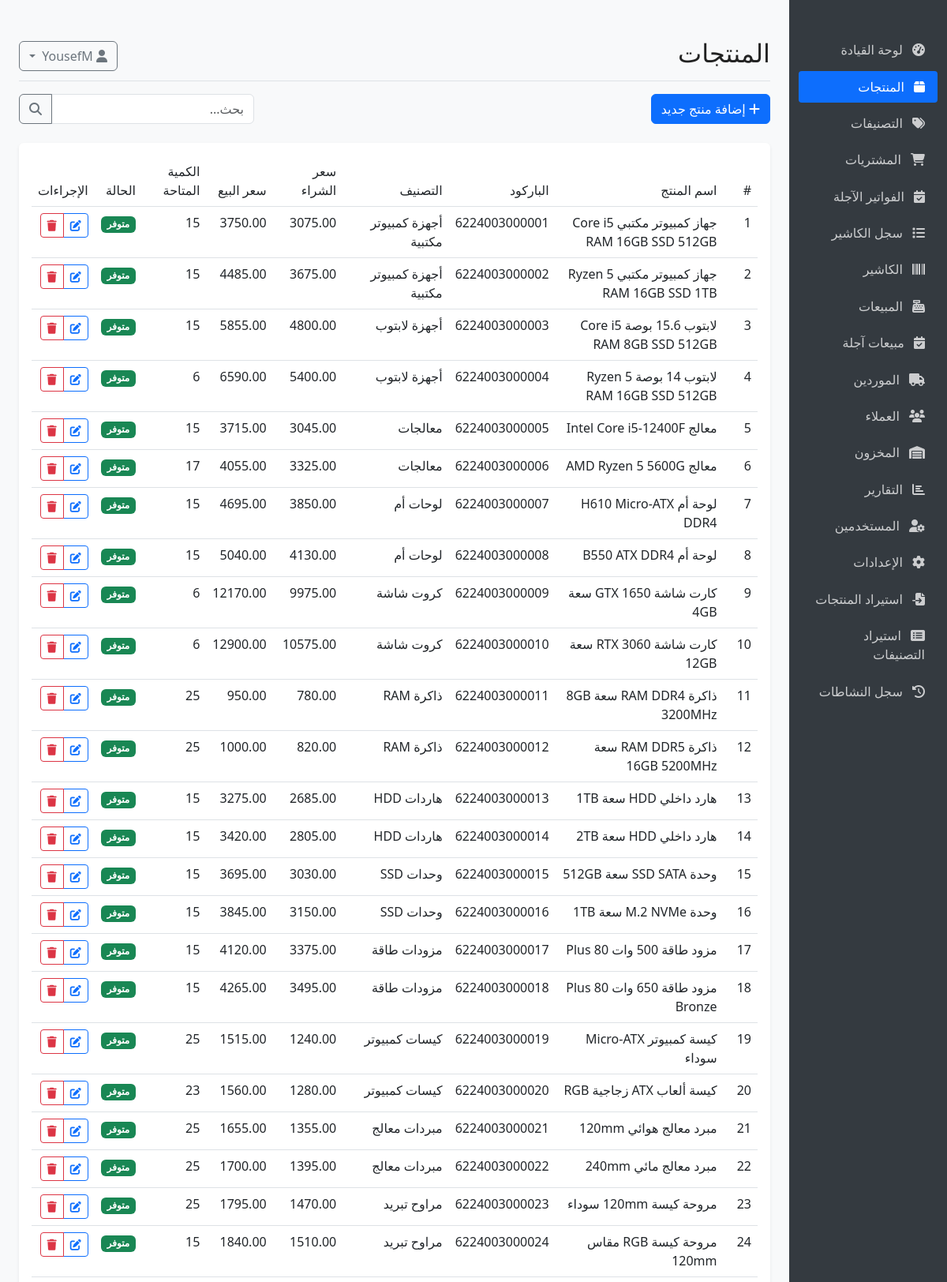
/products (signed in, upper part), run on the app's committed database.
### models.py (models this page shows, shortened)
class User(db.Model, UserMixin):
    __tablename__ = 'users'
    id = db.Column(db.Integer, primary_key=True)
    username = db.Column(db.String(64), unique=True, nullable=False)
    email = db.Column(db.String(120), unique=True, nullable=False)
    password_hash = db.Column(db.String(128), nullable=False)
    full_name = db.Column(db.String(100), nullable=True)
    role = db.Column(db.String(20), default='user')  # admin, user
    is_active = db.Column(db.Boolean, default=True)
    created_at = db.Column(db.DateTime, default=datetime.utcnow)

class Product(db.Model):
    __tablename__ = 'products'
    id = db.Column(db.Integer, primary_key=True)
    name = db.Column(db.String(100), nullable=False)
    description = db.Column(db.Text, nullable=True)
    barcode = db.Column(db.String(50), unique=True, nullable=True)
    sku = db.Column(db.String(50), unique=True, nullable=True)
    purchase_price = db.Column(db.Float, nullable=False, default=0)
    sale_price = db.Column(db.Float, nullable=False, default=0)
    min_quantity = db.Column(db.Integer, default=0)
    category_id = db.Column(db.Integer, db.ForeignKey('categories.id'), nullable=True)
    created_at = db.Column(db.DateTime, default=datetime.utcnow)
    updated_at = db.Column(db.DateTime, default=datetime.utcnow, onupdate=datetime.utcnow)
    inventory = db.relationship('Inventory', backref='product', uselist=False, lazy=True)
    purchase_items = db.relationship('PurchaseItem', backref='product', lazy=True)
    sale_items = db.relationship('SaleItem', backref='product', lazy=True)

class Category(db.Model):
    __tablename__ = 'categories'
    id = db.Column(db.Integer, primary_key=True)
    name = db.Column(db.String(100), nullable=False)
    description = db.Column(db.Text, nullable=True)
    notes = db.Column(db.Text, nullable=True)
    products = db.relationship('Product', backref='category', lazy=True)

class Inventory(db.Model):
    __tablename__ = 'inventory'
    id = db.Column(db.Integer, primary_key=True)
    product_id = db.Column(db.Integer, db.ForeignKey('products.id'), nullable=False, unique=True)
    quantity = db.Column(db.Integer, nullable=False, default=0)
    last_updated = db.Column(db.DateTime, default=datetime.utcnow, onupdate=datetime.utcnow)

### app.py (the view)
@app.route('/products')
@login_required
def products():
    products = Product.query.all()
    return render_template('products/index.html', products=products)

### app.py (called while the page is built)
@login_manager.user_loader
def load_user(user_id):
    return User.query.get(int(user_id))

@app.context_processor
def inject_settings():
    from models import Setting
    settings = {s.key: s.value for s in Setting.query.all()}
    return dict(settings=settings)

### templates/products/index.html (shortened to what this page needs)
{% extends "base.html" %}
{% block header %}المنتجات{% endblock %}
{% block content %}
<div class="d-flex justify-content-between align-items-center mb-4">
    <div>
        {% if current_user.role == 'admin' %}
        <a href="{{ url_for('add_product') }}" class="btn btn-primary">
            <i class="fas fa-plus"></i> إضافة منتج جديد
        </a>
        {% endif %}
    </div>
    <div class="d-flex">
        <div class="input-group">
            <input type="text" id="searchInput" class="form-control" placeholder="بحث...">
            <button class="btn btn-outline-secondary" type="button">
                <i class="fas fa-search"></i>
            </button>
        </div>
    </div>
</div>
<div class="card">
    <div class="card-body">
        <div class="table-responsive">
            <table class="table table-hover" id="productsTable">
                <thead>
                    <tr>
                        <th>#</th>
                        <th>اسم المنتج</th>
                        <th>الباركود</th>
                        <th>التصنيف</th>
                        <th>سعر الشراء</th>
                        <th>سعر البيع</th>
                        <th>الكمية المتاحة</th>
                        <th>الحالة</th>
                        <th>الإجراءات</th>
                    </tr>
                </thead>
                <tbody>
                    {% for product in products %}
                    <tr>
                        <td>{{ loop.index }}</td>
                        <td>{{ product.name }}</td>
                        <td>{{ product.barcode or '-' }}</td>
                        <td>{{ product.category.name if product.category else 'بدون تصنيف' }}</td>
                        {% if current_user.role == 'admin' %}
                        <td>{{ "%.2f"|format(product.purchase_price) }}</td>
                        {% else %}
                        <td>-</td>
                        {% endif %}
                        <td>{{ "%.2f"|format(product.sale_price) }}</td>
                        <td>{{ product.inventory.quantity if product.inventory else 0 }}</td>
                        <td>
                            {% if product.inventory and product.inventory.quantity <= 0 %}
                            <span class="badge bg-danger">نفذت الكمية</span>
                            {% elif product.inventory and product.inventory.quantity <= product.min_quantity %}
                            <span class="badge bg-warning">منخفضة</span>
                            {% else %}
                            <span class="badge bg-success">متوفر</span>
                            {% endif %}
                        </td>
                        <td>
                            {% if current_user.role == 'admin' %}
                            <div class="btn-group">
                                <a href="{{ url_for('edit_product', id=product.id) }}" class="btn btn-sm btn-outline-primary">
                                    <i class="fas fa-edit"></i>
                                </a>
                                <button type="button" class="btn btn-sm btn-outline-danger" data-bs-toggle="modal" data-bs-target="#deleteModal{{ product.id }}">
                                    <i class="fas fa-trash"></i>
                                </button>
                            </div>
                            {% endif %}
                        </td>
                    </tr>
                    {% else %}
                    <tr>
                        <td colspan="9" class="text-center">لا توجد منتجات</td>
                    </tr>
                    {% endfor %}
                </tbody>
            </table>
        </div>
    </div>
</div>
{% endblock %}

### templates/base.html (shortened to what this page needs)
<!DOCTYPE html>
<html lang="ar" dir="rtl">
<head>
    <link rel="stylesheet" href="https://cdn.jsdelivr.net/npm/bootstrap@5.3.0/dist/css/bootstrap.rtl.min.css">
    <link rel="stylesheet" href="https://cdnjs.cloudflare.com/ajax/libs/font-awesome/6.4.0/css/all.min.css">
    <link id="theme-style" rel="stylesheet" href="{{ url_for('static', filename='css/' + (settings.get('theme', 'light') if settings else 'light') + '.css') }}">
</head>
<body>
    <div class="container-fluid">
        <div class="row">
            <div class="col-md-3 col-lg-2 d-md-block sidebar collapse">
                <div class="position-sticky pt-3">
                                        <ul class="nav flex-column">
                        <li class="nav-item">
                            <a class="nav-link {% if request.path == url_for('index') %}active{% endif %}" href="{{ url_for('index') }}">
                                <i class="fas fa-tachometer-alt"></i> لوحة القيادة
                            </a>
                        </li>
                        <li class="nav-item">
                            <a class="nav-link {% if request.path.startswith(url_for('products')) %}active{% endif %}" href="{{ url_for('products') }}">
                                <i class="fas fa-box"></i> المنتجات
                            </a>
                        </li>
                        <li class="nav-item">
                            <a class="nav-link {% if request.path.startswith(url_for('categories')) %}active{% endif %}" href="{{ url_for('categories') }}">
                                <i class="fas fa-tags"></i> التصنيفات
                            </a>
                        </li>
                        {% if current_user.role == 'admin' %}
                        <li class="nav-item">
                            {% set purchases_path = url_for('purchases') %}
                            {% set purchases_due_path = url_for('purchases_due') %}
                            <a class="nav-link {% if request.path.startswith(purchases_path) and not request.path.startswith(purchases_due_path) %}active{% endif %}" href="{{ purchases_path }}">
                                <i class="fas fa-shopping-cart"></i> المشتريات
                            </a>
                        </li>
                        <li class="nav-item">
                            <a class="nav-link {% if request.path.startswith(url_for('purchases_due')) %}active{% endif %}" href="{{ url_for('purchases_due') }}">
                                <i class="fas fa-calendar-check"></i> الفواتير الآجلة
                            </a>
                        </li>
                        <li class="nav-item">
                            <a class="nav-link {% if request.path.startswith(url_for('cashier_logs')) %}active{% endif %}" href="{{ url_for('cashier_logs') }}">
                                <i class="fas fa-list"></i> سجل الكاشير
                            </a>
                        </li>
                        {% endif %}
                        {% if current_user.role in ['cashier', 'admin'] %}
                        <li class="nav-item">
                            <a class="nav-link {% if request.path.startswith(url_for('cashier_pos')) %}active{% endif %}" href="{{ url_for('cashier_pos') }}">
                                <i class="fas fa-barcode"></i> الكاشير
                            </a>
                        </li>
                        {% endif %}
                        <li class="nav-item">
                            {% set sales_path = url_for('sales') %}
                            {% set sales_due_path = url_for('sales_due') %}
                            <a class="nav-link {% if request.path.startswith(sales_path) and not request.path.startswith(sales_due_path) %}active{% endif %}" href="{{ sales_path }}">
                                <i class="fas fa-cash-register"></i> المبيعات
                            </a>
                        </li>
                        {% if current_user.role == 'admin' %}
                        <li class="nav-item">
                            <a class="nav-link {% if request.path.startswith(url_for('sales_due')) %}active{% endif %}" href="{{ url_for('sales_due') }}">
                                <i class="fas fa-calendar-check"></i> مبيعات آجلة
                            </a>
                        </li>
                        {% endif %}
                        <li class="nav-item">
                            <a class="nav-link {% if request.path.startswith(url_for('suppliers')) %}active{% endif %}" href="{{ url_for('suppliers') }}">
                                <i class="fas fa-truck"></i> الموردين
                            </a>
                        </li>
                        <li class="nav-item">
                            <a class="nav-link {% if request.path.startswith(url_for('customers')) %}active{% endif %}" href="{{ url_for('customers') }}">
                                <i class="fas fa-users"></i> العملاء
                            </a>
                        </li>
                        <li class="nav-item">
                            <a class="nav-link {% if request.path.startswith(url_for('inventory')) %}active{% endif %}" href="{{ url_for('inventory') }}">
                                <i class="fas fa-warehouse"></i> المخزون
                            </a>
                        </li>
                        <li class="nav-item">
                            <a class="nav-link {% if request.path.startswith(url_for('reports')) %}active{% endif %}" href="{{ url_for('reports') }}">
                                <i class="fas fa-chart-bar"></i> التقارير
                            </a>
                        </li>
                        {% if current_user.role == 'admin' %}
                        <li class="nav-item">
                            <a class="nav-link {% if request.path.startswith(url_for('users')) %}active{% endif %}" href="{{ url_for('users') }}">
                                <i class="fas fa-user-cog"></i> المستخدمين
                            </a>
                        </li>
                        <li class="nav-item">
                            <a class="nav-link {% if request.path.startswith(url_for('settings')) %}active{% endif %}" href="{{ url_for('settings') }}">
                                <i class="fas fa-cog"></i> الإعدادات
                            </a>
                        </li>
                        <li class="nav-item">
                            <a class="nav-link {% if request.path.startswith(url_for('catalog_import')) %}active{% endif %}" href="{{ url_for('catalog_import') }}">
                                <i class="fas fa-file-import"></i> استيراد المنتجات
                            </a>
                        </li>
                        <li class="nav-item">
                            <a class="nav-link {% if request.path.startswith(url_for('category_catalog_import')) %}active{% endif %}" href="{{ url_for('category_catalog_import') }}">
                                <i class="fas fa-list-alt"></i> استيراد التصنيفات
                            </a>
                        </li>
                        <li class="nav-item">
                            <a class="nav-link {% if request.path.startswith(url_for('activity')) %}active{% endif %}" href="{{ url_for('activity') }}">
                                <i class="fas fa-history"></i> سجل النشاطات
                            </a>
                        </li>
                        {% endif %}
                    </ul>
                </div>
            </div>
            <main class="col-md-9 ms-sm-auto col-lg-10 px-md-4 main-content">
                <div class="d-flex justify-content-between flex-wrap flex-md-nowrap align-items-center pt-3 pb-2 mb-3 border-bottom">
                    <h1 class="h2">{% block header %}{% endblock %}</h1>
                    <div class="btn-toolbar mb-2 mb-md-0">
                        <div class="dropdown">
                            <button class="btn btn-outline-secondary dropdown-toggle" type="button" id="userDropdown" data-bs-toggle="dropdown" aria-expanded="false">
                                <i class="fas fa-user"></i>
                                {{ current_user.username }}
                            </button>
                        </div>
                    </div>
                </div>
                {% block content %}{% endblock %}
            </main>
        </div>
    </div>
</body>
</html>

### static/css/light.css (style rules this page uses)
body { background: #fff; color: #222; }
.card, .table { background: #fff; color: #222; }
.navbar, .sidebar { background: #f8f9fa; color: #222; }

### templates/base.html (style rules this page uses)
body { font-family: 'Segoe UI', Tahoma, Geneva, Verdana, sans-serif; background-color: #f8f9fa; }
.sidebar { min-height: 100vh; background-color: #343a40; color: #fff; }
.sidebar .nav-link { color: rgba(255, 255, 255, 0.75); padding: 0.5rem 1rem; margin: 0.2rem 0; border-radius: 0.25rem; }
.sidebar .nav-link.active { color: #fff; background-color: #0d6efd; }
.sidebar .nav-link i { margin-left: 0.5rem; }
.main-content { padding: 2rem; }
.card { margin-bottom: 1.5rem; border: none; box-shadow: 0 0.125rem 0.25rem rgba(0, 0, 0, 0.075); }
.table th { font-weight: 500; }

### data on the page
User: username "YousefM"
Product: name "جهاز كمبيوتر مكتبي Core i5 RAM 16GB SSD 512GB", barcode "6224003000001", category "أجهزة كمبيوتر مكتبية", purchase_price "3075.00", sale_price "3750.00", inventory "15", min_quantity "متوفر"
Product: name "جهاز كمبيوتر مكتبي Ryzen 5 RAM 16GB SSD 1TB", barcode "6224003000002", category "أجهزة كمبيوتر مكتبية", purchase_price "3675.00", sale_price "4485.00", inventory "15", min_quantity "متوفر"
Product: name "لابتوب 15.6 بوصة Core i5 RAM 8GB SSD 512GB", barcode "6224003000003", category "أجهزة لابتوب", purchase_price "4800.00", sale_price "5855.00", inventory "15", min_quantity "متوفر"
Product: name "لابتوب 14 بوصة Ryzen 5 RAM 16GB SSD 512GB", barcode "6224003000004", category "أجهزة لابتوب", purchase_price "5400.00", sale_price "6590.00", inventory "6", min_quantity "متوفر"
Product: name "معالج Intel Core i5-12400F", barcode "6224003000005", category "معالجات", purchase_price "3045.00", sale_price "3715.00", inventory "15", min_quantity "متوفر"
Product: name "معالج AMD Ryzen 5 5600G", barcode "6224003000006", category "معالجات", purchase_price "3325.00", sale_price "4055.00", inventory "17", min_quantity "متوفر"
Product: name "لوحة أم H610 Micro-ATX DDR4", barcode "6224003000007", category "لوحات أم", purchase_price "3850.00", sale_price "4695.00", inventory "15", min_quantity "متوفر"
Product: name "لوحة أم B550 ATX DDR4", barcode "6224003000008", category "لوحات أم", purchase_price "4130.00", sale_price "5040.00", inventory "15", min_quantity "متوفر"
Product: name "كارت شاشة GTX 1650 سعة 4GB", barcode "6224003000009", category "كروت شاشة", purchase_price "9975.00", sale_price "12170.00", inventory "6", min_quantity "متوفر"
Product: name "كارت شاشة RTX 3060 سعة 12GB", barcode "6224003000010", category "كروت شاشة", purchase_price "10575.00", sale_price "12900.00", inventory "6", min_quantity "متوفر"
Product: name "ذاكرة RAM DDR4 سعة 8GB 3200MHz", barcode "6224003000011", category "ذاكرة RAM", purchase_price "780.00", sale_price "950.00", inventory "25", min_quantity "متوفر"
Product: name "ذاكرة RAM DDR5 سعة 16GB 5200MHz", barcode "6224003000012", category "ذاكرة RAM", purchase_price "820.00", sale_price "1000.00", inventory "25", min_quantity "متوفر"
Product: name "هارد داخلي HDD سعة 1TB", barcode "6224003000013", category "هاردات HDD", purchase_price "2685.00", sale_price "3275.00", inventory "15", min_quantity "متوفر"
Product: name "هارد داخلي HDD سعة 2TB", barcode "6224003000014", category "هاردات HDD", purchase_price "2805.00", sale_price "3420.00", inventory "15", min_quantity "متوفر"
Product: name "وحدة SSD SATA سعة 512GB", barcode "6224003000015", category "وحدات SSD", purchase_price "3030.00", sale_price "3695.00", inventory "15", min_quantity "متوفر"
Product: name "وحدة M.2 NVMe سعة 1TB", barcode "6224003000016", category "وحدات SSD", purchase_price "3150.00", sale_price "3845.00", inventory "15", min_quantity "متوفر"
Product: name "مزود طاقة 500 وات 80 Plus", barcode "6224003000017", category "مزودات طاقة", purchase_price "3375.00", sale_price "4120.00", inventory "15", min_quantity "متوفر"
Product: name "مزود طاقة 650 وات 80 Plus Bronze", barcode "6224003000018", category "مزودات طاقة", purchase_price "3495.00", sale_price "4265.00", inventory "15", min_quantity "متوفر"
Product: name "كيسة كمبيوتر Micro-ATX سوداء", barcode "6224003000019", category "كيسات كمبيوتر", purchase_price "1240.00", sale_price "1515.00", inventory "25", min_quantity "متوفر"
Product: name "كيسة ألعاب ATX زجاجية RGB", barcode "6224003000020", category "كيسات كمبيوتر", purchase_price "1280.00", sale_price "1560.00", inventory "23", min_quantity "متوفر"
Product: name "مبرد معالج هوائي 120mm", barcode "6224003000021", category "مبردات معالج", purchase_price "1355.00", sale_price "1655.00", inventory "25", min_quantity "متوفر"
Product: name "مبرد معالج مائي 240mm", barcode "6224003000022", category "مبردات معالج", purchase_price "1395.00", sale_price "1700.00", inventory "25", min_quantity "متوفر"
Product: name "مروحة كيسة 120mm سوداء", barcode "6224003000023", category "مراوح تبريد", purchase_price "1470.00", sale_price "1795.00", inventory "25", min_quantity "متوفر"
Product: name "مروحة كيسة RGB مقاس 120mm", barcode "6224003000024", category "مراوح تبريد", purchase_price "1510.00", sale_price "1840.00", inventory "15", min_quantity "متوفر"
